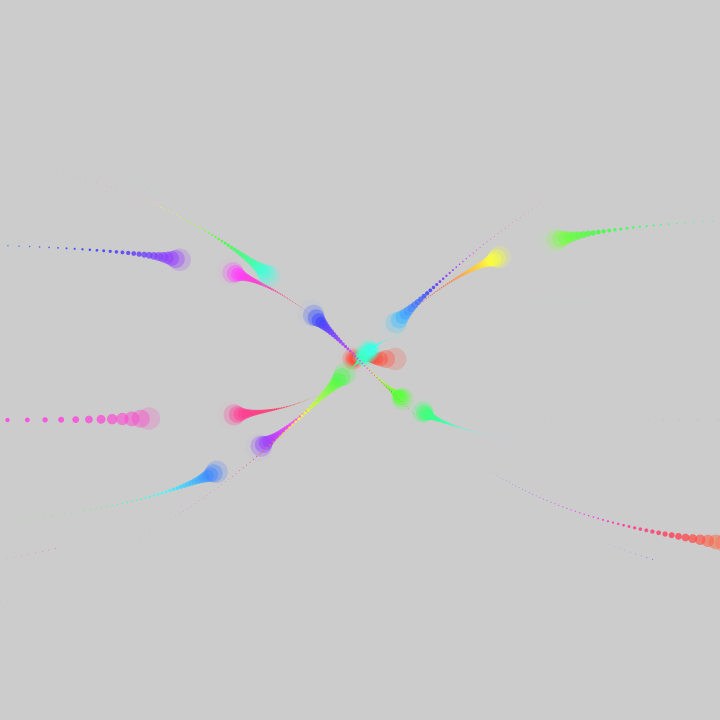
Frame 1 (no input)
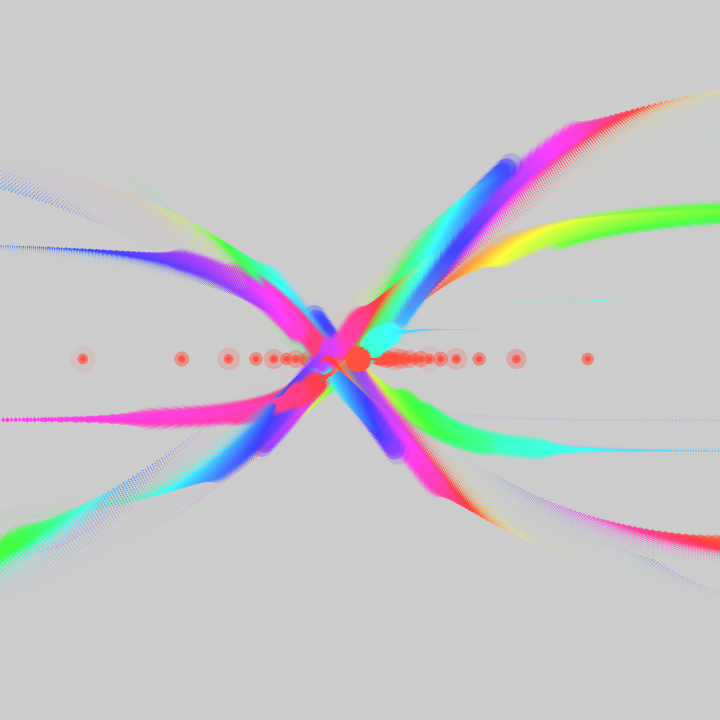
Frame 60 (the mouse pressed at the canvas centre just before this capture)
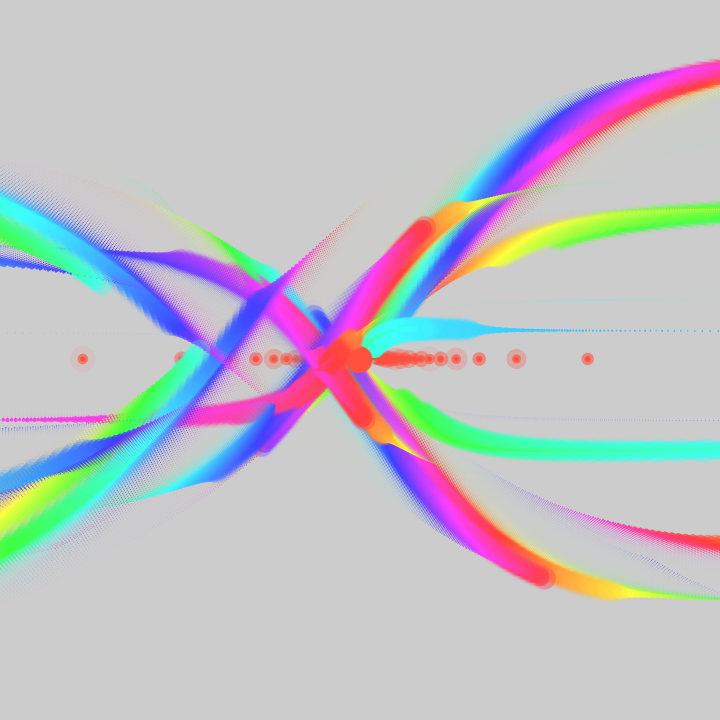
Frame 120 (the mouse held since frame 60 and released just before this capture)

The Processing sketch that drew these frames (run headless with seeded random() and noise(); from frame 60 on, the mouse is pressed at the canvas centre):

// Processing sketch: bit2atom_20210217a_colorStripes
// ── bit2atom_20210217a_colorStripes.pde
float r, d, t, P;
void setup() {
  size(720, 720);
  noStroke();
  colorMode(HSB);
}
void draw() {
  clear();
  t+=.004;
  for (d=1; d<361; d+=30)
    for (r=0; r<TAU; r+=.01) {
      fill((r*d)%255, 192, 255, 255-(P=sq(tan(r*r/9-t))));
      circle(tan(r+t+d)*d+360, sin(r+d+t*2)*d+360, P/9);
    }
}
